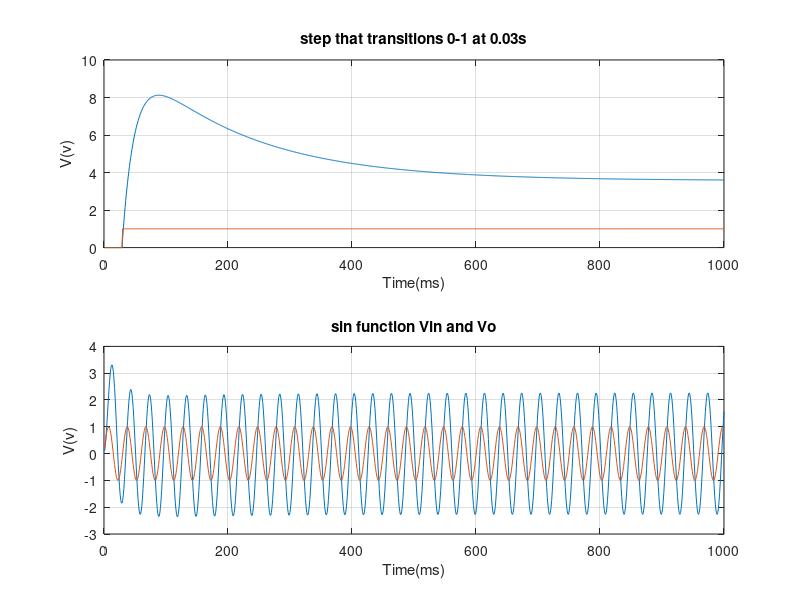
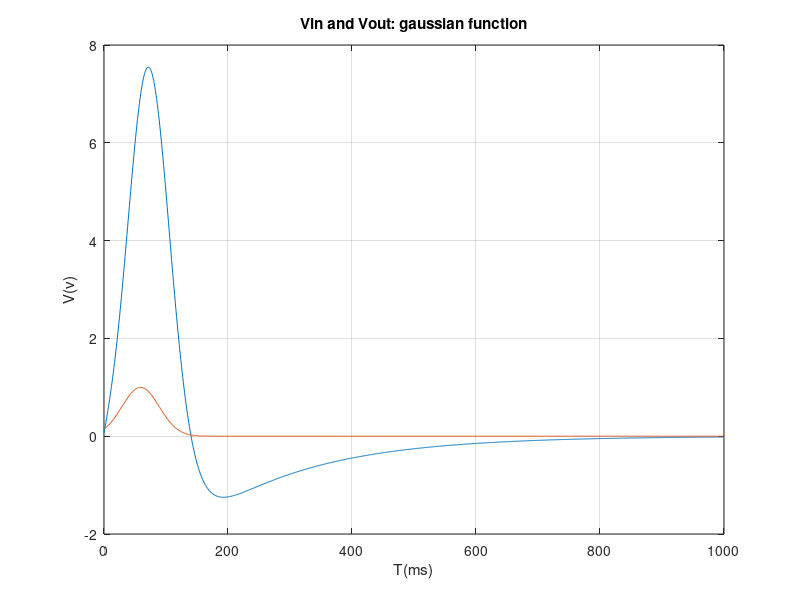
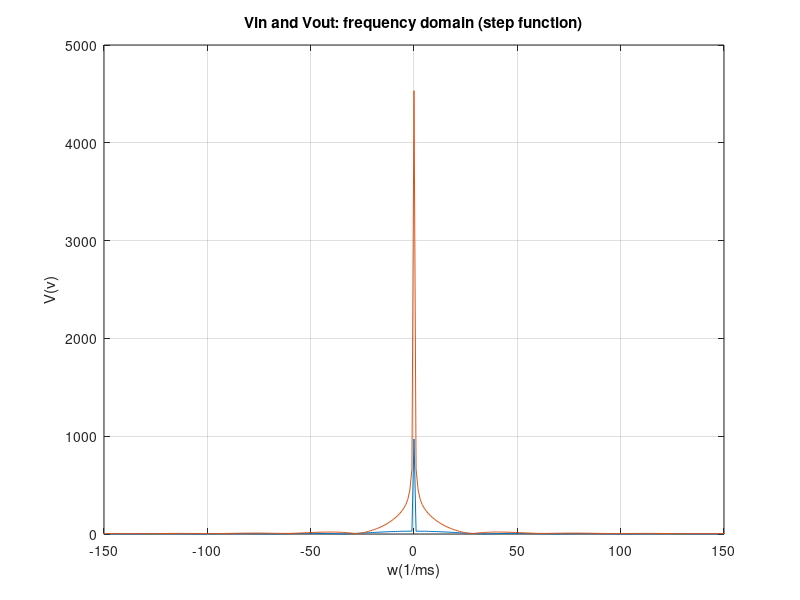
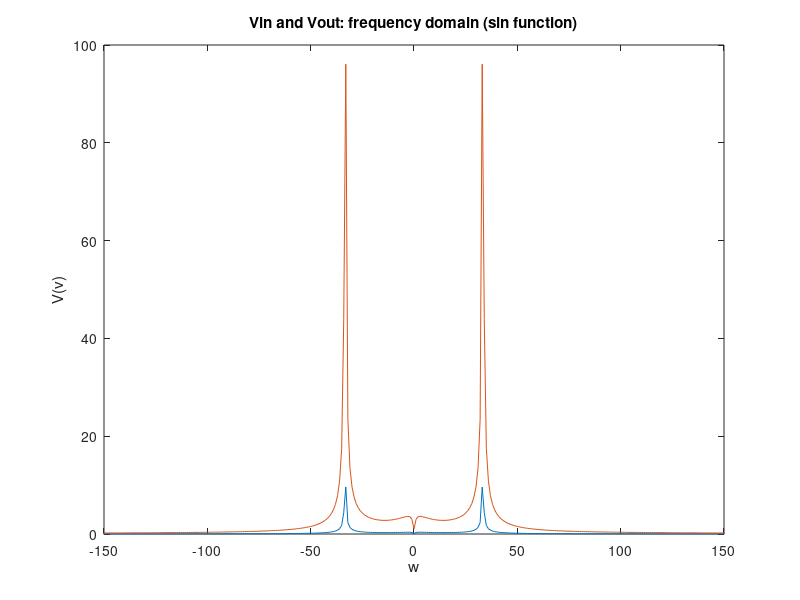

Write the MATLAB code that produced these figures, in order.
%Kwabena Gyasi Bawuah 
%101048814

close all 
clear

global G 
global C
global F
global Foff
global V2

%G = zeros(6, 6); 
%C = zeros(6, 6); 
F = zeros(7, 1);
Foff = zeros(7, 1);
Fsin = zeros(7,1);
Fg = zeros(7,1);


vo2 = zeros(1000, 1); 
W = zeros(1000, 1);
%part d
CC = zeros(1000,1);
GG = zeros(1000,1);


%Circuit Parameters 
%resistances and conductances
R1 = 1;
R2 = 2;
R3 = 10;
R4 = 0.1; 
R0 = 1000; 
G1 = 1/R1;
G2 = 1/R2;
G3 = 1/R3;
G4 = 1/R4;
G0 = 1/R0;
L = 0.2;
a = 100;
Cap = 0.25;
ts = 1000;

vi = zeros(100, 1);
vo = zeros(100, 1);
v3 = zeros(100, 1);


V2 = zeros(7, ts);
V3 = zeros(7, ts);

% G(1, 1) = 1;                                        
% G(2, 1) = G1; G(2, 2) = -(G1 + G2); G(2, 6) = -1;   
% G(3 ,3) = -G3; G(3, 6) = 1;                       
% G(4, 3) = -a*G3; G(4, 4) = 1;                        
% G(5, 5) = -(G4+G0); G(5, 4) = G4;   
% G(6, 2) = -1; G(6, 3) = 1;

G = [1 0 0 0 0 0 0;
           -G2 G1+G2 -1 0 0 0 0;
            0 1 0 -1 0 0 0;
            0 0 -1 G3 0 0 0;
            0 0 0 0 -a 1 0;
            0 0 0 G3 -1 0 0;
            0 0 0 0 0 -G4 G4+G0];


% C(2, 1) = Cap; C(2, 2) = -Cap;
% C(6, 6) = L;

C = [0 0 0 0 0 0 0;
           -Cap Cap 0 0 0 0 0;
            0 0 -L 0 0 0 0;
            0 0 0 0 0 0 0;
            0 0 0 0 0 0 0;
            0 0 0 0 0 0 0;
            0 0 0 0 0 0 0;];


v = 0;
% [V1 Iin V2 I3 V4 Icc Vo]

%DC Case
%capacitive/inductive effect
s = 0;

Vin = 1;

F(1,1) = Vin;
 
Foff(1,1) = Vin-Vin;


%2D:ii:A 0.03s time step
V1 = zeros(7, ts);
Vstart = zeros(7, 1);
dt=1e-3;

for i = 1:ts
    if i < 30
        V1(:,i) = (C./dt+G)\(Foff+C*Vstart/dt);
    elseif i == 30
        V1(:,i) = (C./dt+G)\(F+C*Vstart/dt);
    else
        V1(:,i) = (C./dt+G)\(F+C*Vpast/dt);
    end
    Vpast = V1(:, i);
end

figure(1)
subplot(2,1,1)
plot(1:ts, V1(7,:))
hold on
plot(1:ts, V1(1,:))
title('step that transitions 0-1 at 0.03s')
xlabel('Time(ms)')
ylabel('V(v)')
grid on

for i = 1:ts

    Vsin = sin(2*3.14*(1/0.03)*i/ts);
    Fsin(1,1) = Vsin;
    if i == 1
        V2(:,i) = (C./dt+G)\(Fsin+C*Vstart/dt);
    else
        V2(:,i) = (C./dt+G)\(Fsin+C*Vpast/dt);
    end
    Vpast = V2(:, i);   
end

figure(1)
subplot(2,1,2)
plot(1:ts, V2(7,:))
hold on
plot(1:ts, V2(1,:))
title('sin function Vin and Vo')
xlabel('Time(ms)')
ylabel('V(v)')
grid on


for k = 1:ts

    Vgauss = exp(-1/2*((k/ts-0.06)/(0.03))^2);
    Fg(1,1) = Vgauss;
    if k == 1
        V3(:,k) = (C./dt+G)\(Fg+C*Vstart/dt);
    else
        V3(:,k) = (C./dt+G)\(Fg+C*Vpast/dt);
    end
    Vpast = V3(:, k);
        
end

figure(2)
plot(0:ts-1, V3(7,:))
hold on
plot(0:ts-1, V3(1,:))
title('Vin and Vout: gaussian function')
xlabel('T(ms)')
ylabel('V(v)')
grid on

%Plot of Vin, Vo withinput signal in f-domain
f = (-ts/2:ts/2-1); 
fV1in = fft(V1(1, :));
fV1out = fft(V1(7, :));
fsV1in = fftshift(fV1in);
fsV1out = fftshift(fV1out);

figure(3)
plot(f, abs(fsV1in))
hold on
plot(f, abs(fsV1out))
xlim([-150,150]);
title('Vin and Vout: frequency domain (step function)')
xlabel('w(1/ms)')
ylabel('V(v)')
grid on

%sine function 
fV2 = fft(V2.');
fsV2 = fftshift(fV2);
figure(4)
plot(f, abs(fsV2(:, 1)))
hold on
plot(f, abs(fsV2(:, 7)))
xlim([-150,150]);
title('Vin and Vout: frequency domain (sin function)')
xlabel('w')
ylabel('V(v)')

%guass function
fV3 = fft(V3.');
fsV3 = fftshift(fV3);
figure(5)
plot(f, abs(fsV3(:, 1)))
hold on
plot(f, abs(fsV3(:, 7)))
xlim([-150,150]);
title('Vin and Vout: frequency domain (gauss function)')
xlabel('w')
ylabel('V(v)')


